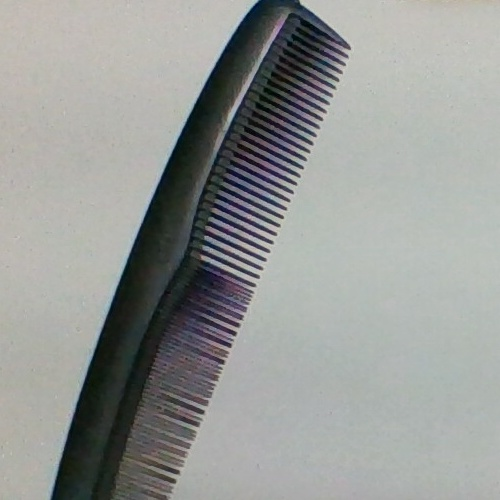
#> input picture data/train/Comb/109.jpg, 500 x 500 px
$ jupyter execute preprocessing.ipynb
#> lines starting #> are read from the running program, lines starting #| are printed output that depends on the picture; after the words box and inside, x2 and y2 are one past the last pixel; in counts of white or black regions, pixels touching at a corner belong together
[cell 1]
import numpy as np
import cv2
import os
import csv
import numpy as np
import cv2
minValue = 70
def func(path):
#> called with path = 'data/train/Comb/109.jpg'
    frame = cv2.imread(path)
#> frame is the input picture: shape (500, 500, 3); mean B, G, R 149.8, 152.3, 149.9

    gray = cv2.cvtColor(frame, cv2.COLOR_BGR2GRAY)
    blur = cv2.GaussianBlur(gray,(5,5),2)
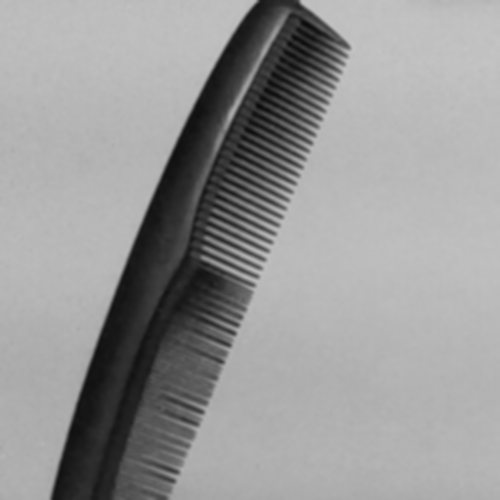
#> blur: shape (500, 500); min 10, max 197, mean 151.3

    th3 = cv2.adaptiveThreshold(blur,255,cv2.ADAPTIVE_THRESH_GAUSSIAN_C,cv2.THRESH_BINARY_INV,11,2)
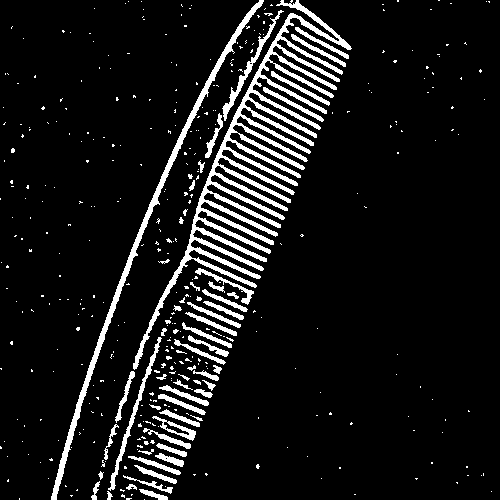
#> th3: shape (500, 500); 9% white; 406 white regions (350 under 20 px), largest, box (x1, y1, x2, y2) and area: (133, 0, 352, 370) 10374, (51, 0, 264, 500) 2991, (108, 337, 162, 491) 642
    ret, res = cv2.threshold(th3, minValue, 255, cv2.THRESH_BINARY_INV+cv2.THRESH_OTSU)
#> ret = 0
    return res
if not os.path.exists("data2"):
    os.makedirs("data2")
if not os.path.exists("data2/train"):
    os.makedirs("data2/train")
if not os.path.exists("data2/test"):
    os.makedirs("data2/test")
path="data/train"
for (root,direc,files) in os.walk(path):
    for dirn in direc:
        p=path+"/"+dirn
        p1="data2/train/"+dirn

        if not os.path.exists(p1):
            os.makedirs(p1)
        for (r,d,f) in os.walk(p):
            for fil in f:
                paths=p+"/"+fil
                img = cv2.imread(paths,0)
                if(fil!=".DS_Store"):
                    bw_image = func(paths)
                    cv2.imwrite(p1+"/"+fil, bw_image)
